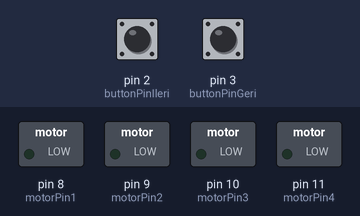
A sketch run on a simulated Arduino Uno, built with avr-gcc and run on an emulated ATmega328P. Parts: switched loads named in the sketch (green lamp = pin HIGH). Inputs (shaded band) come from the test bench; at power-on: pin 2 (buttonPinIleri) LOW, pin 3 (buttonPinGeri) LOW.

Above: at 1.2 s.
1.3 s: pin 2 (buttonPinIleri) pulled HIGH for 0.15 s
At 1.4 s:
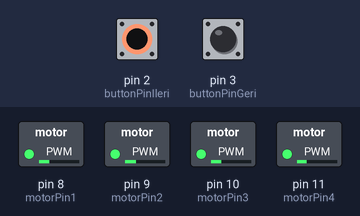
4.3 s: pin 3 (buttonPinGeri) pulled HIGH for 1 s
At 6.4 s:
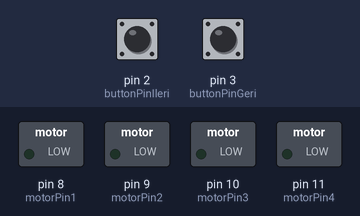
7.3 s: pin 2 (buttonPinIleri) pulled HIGH for 1 s
At 8.1 s:
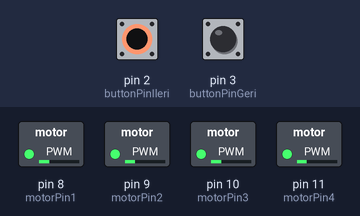
10.3 s: pin 3 (buttonPinGeri) pulled HIGH for 0.15 s
At 11.2 s:
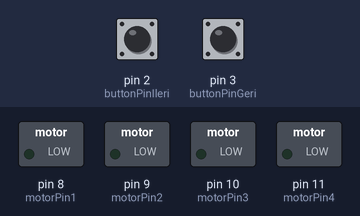
13.3 s: pin 2 (buttonPinIleri) driven HIGH and pin 3 (buttonPinGeri) driven HIGH
16.3 s: pin 2 (buttonPinIleri) driven LOW
At 17.3 s:
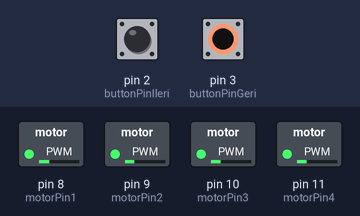
Timing chart, 0 to 19.2 s (numbered marks = the images above; inputs shaded):
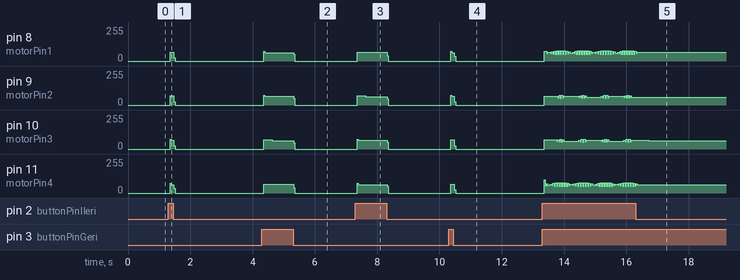

The sketch:

kapsiz_ardiuno.ino
```cpp
int motorPin1 = 8;          //step motorun pinlerini belirledik
int motorPin2 = 9;
int motorPin3 = 10;
int motorPin4 = 11;
int motorDelayTime = 2;

int buttonPinIleri=2;    //butonların data pinlerini belirledik
int buttonPinGeri=3;     //board'da butonların - kısmına direnç bağlamayı unutmayın!

int buttonStatusIleri=0; //butonların ilk çalışma durumunda 0 (LOW) olarak ayarladık
int buttonStatusGeri=0;

void setup() {
  pinMode(motorPin1, OUTPUT);  //step motorun pinlerini OUTPUT olarak yazdık
  pinMode(motorPin2, OUTPUT);
  pinMode(motorPin3, OUTPUT);
  pinMode(motorPin4, OUTPUT);

  pinMode(buttonPinIleri, INPUT);  // butonları INPUT olarak ayarladık
  pinMode(buttonPinGeri, INPUT);
}

void loop() {
  buttonStatusIleri=digitalRead(buttonPinIleri);      //butonun data pininden gelen veriyi okuyup pin durumu için oluşturduğumuz değişkene yaz
  buttonStatusGeri=digitalRead(buttonPinGeri);
  if (buttonStatusIleri == HIGH)                     //eğer ileri durum değişkeni HIGH ise saat yönünde döndür
      {

          digitalWrite(motorPin1, HIGH);            // step motorun saat yönünde dönmesi için gereken kodlar
          digitalWrite(motorPin2, LOW);
          digitalWrite(motorPin3, LOW);
          digitalWrite(motorPin4, LOW);
          delay(motorDelayTime);
          digitalWrite(motorPin1, LOW);
          digitalWrite(motorPin2, HIGH);
          digitalWrite(motorPin3, LOW);
          digitalWrite(motorPin4, LOW);
          delay(motorDelayTime);
          digitalWrite(motorPin1, LOW);
          digitalWrite(motorPin2, LOW);
          digitalWrite(motorPin3, HIGH);
          digitalWrite(motorPin4, LOW);
          delay(motorDelayTime);
          digitalWrite(motorPin1, LOW);
          digitalWrite(motorPin2, LOW);
          digitalWrite(motorPin3, LOW);
          digitalWrite(motorPin4, HIGH);
          delay(motorDelayTime);
      }
      else {
          digitalWrite(motorPin1, LOW);      // eğer ileri durum değişkeni LOW ise tüm pinlere 0V (LOW) ver
          digitalWrite(motorPin2, LOW);
          digitalWrite(motorPin3, LOW);
          digitalWrite(motorPin4, LOW);
      }

      if (buttonStatusGeri == HIGH){        //eğer geri durum değikeni HIGH ise saat yönünün tersi tarafa döndür

        digitalWrite(motorPin1, LOW);       // step motorun saat yönünün tersine dönmesi için gerekli kodlar
        digitalWrite(motorPin2, LOW);
        digitalWrite(motorPin3, LOW);
        digitalWrite(motorPin4, HIGH);
        delay(motorDelayTime);
        digitalWrite(motorPin1, LOW);
        digitalWrite(motorPin2, LOW);
        digitalWrite(motorPin3, HIGH);
        digitalWrite(motorPin4, LOW);
        delay(motorDelayTime);
        digitalWrite(motorPin1, LOW);
        digitalWrite(motorPin2, HIGH);
        digitalWrite(motorPin3, LOW);
        digitalWrite(motorPin4, LOW);
        delay(motorDelayTime);
        digitalWrite(motorPin1, HIGH);
        digitalWrite(motorPin2, LOW);
        digitalWrite(motorPin3, LOW);
        digitalWrite(motorPin4, LOW);
        delay(motorDelayTime);
      }
     else {                               //eğer geri durum değişkeni LOW ise tüm pinlere 0V (LOW) ver
          digitalWrite(motorPin1, LOW);
          digitalWrite(motorPin2, LOW);
          digitalWrite(motorPin3, LOW);
          digitalWrite(motorPin4, LOW);
      }

}
```

Measured:
- after the input at 1.3 s, pin 8 (motorPin1), pin 10 (motorPin3): 0/255 → 64/255 after 0.06 s, → 0/255 0.12 s later; pin 9 (motorPin2): 0/255 → 68/255 after 0.06 s, → 0/255 0.12 s later; pin 11 (motorPin4): 0/255 → 61/255 after 0.06 s, → 0/255 0.12 s later
- after the input at 4.3 s, pin 8 (motorPin1): 0/255 → 61/255 after 0.06 s, → 0/255 0.96 s later; pin 9 (motorPin2), pin 11 (motorPin4): 0/255 → 64/255 after 0.06 s, → 0/255 0.96 s later; pin 10 (motorPin3): 0/255 → 68/255 after 0.06 s, → 62/255 0.28 s later, → 0/255 0.68 s later
- after the input at 7.3 s, pin 8 (motorPin1), pin 10 (motorPin3): 0/255 → 64/255 after 0.06 s, → 0/255 0.96 s later; pin 9 (motorPin2): 0/255 → 68/255 after 0.06 s, → 62/255 0.28 s later, → 0/255 0.68 s later; pin 11 (motorPin4): 0/255 → 61/255 after 0.06 s, → 0/255 0.96 s later
- after the input at 10.3 s, pin 8 (motorPin1): 0/255 → 61/255 after 0.06 s, → 0/255 0.12 s later; pin 9 (motorPin2), pin 11 (motorPin4): 0/255 → 64/255 after 0.06 s, → 0/255 0.12 s later; pin 10 (motorPin3): 0/255 → 68/255 after 0.06 s, → 0/255 0.12 s later
- after the input at 16.3 s, pin 8 (motorPin1): goes on until 16.4 s, then stays 65/255; pin 9 (motorPin2): stops changing and stays 59/255; pin 11 (motorPin4): goes on until 16.4 s, then stays 61/255
